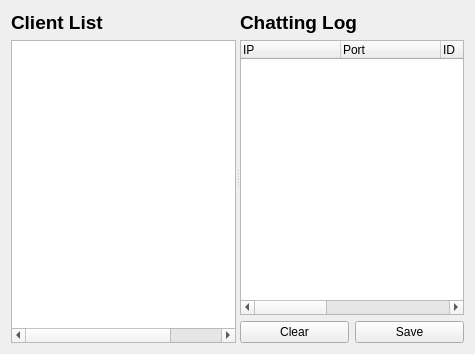
<?xml version="1.0" encoding="UTF-8"?>
<ui version="4.0">
 <class>ChatServerForm</class>
 <widget class="QWidget" name="ChatServerForm">
  <property name="geometry">
   <rect>
    <x>0</x>
    <y>0</y>
    <width>475</width>
    <height>354</height>
   </rect>
  </property>
  <property name="windowTitle">
   <string>Chatting Server</string>
  </property>
  <layout class="QHBoxLayout" name="horizontalLayout_3">
   <item>
    <widget class="QSplitter" name="splitter">
     <property name="orientation">
      <enum>Qt::Horizontal</enum>
     </property>
     <widget class="QWidget" name="layoutWidget">
      <layout class="QVBoxLayout" name="clientListVerticalLayout">
       <item>
        <widget class="QLabel" name="clientListLabel">
         <property name="font">
          <font>
           <pointsize>14</pointsize>
           <bold>true</bold>
          </font>
         </property>
         <property name="text">
          <string>Client List</string>
         </property>
        </widget>
       </item>
       <item>
        <widget class="QTreeWidget" name="clientTreeWidget">
         <property name="selectionBehavior">
          <enum>QAbstractItemView::SelectItems</enum>
         </property>
         <property name="rootIsDecorated">
          <bool>false</bool>
         </property>
         <property name="headerHidden">
          <bool>true</bool>
         </property>
         <column>
          <property name="text">
           <string>Status</string>
          </property>
         </column>
         <column>
          <property name="text">
           <string>Name</string>
          </property>
         </column>
         <column>
          <property name="text">
           <string>Hidden Status</string>
          </property>
         </column>
        </widget>
       </item>
       <item>
        <layout class="QHBoxLayout" name="horizontalLayout"/>
       </item>
      </layout>
     </widget>
     <widget class="QWidget" name="layoutWidget">
      <layout class="QVBoxLayout" name="messageVerticalLayout">
       <item>
        <widget class="QLabel" name="label">
         <property name="font">
          <font>
           <pointsize>14</pointsize>
           <bold>true</bold>
          </font>
         </property>
         <property name="text">
          <string>Chatting Log</string>
         </property>
        </widget>
       </item>
       <item>
        <widget class="QTreeWidget" name="messageTreeWidget">
         <property name="rootIsDecorated">
          <bool>false</bool>
         </property>
         <property name="wordWrap">
          <bool>true</bool>
         </property>
         <column>
          <property name="text">
           <string>IP</string>
          </property>
         </column>
         <column>
          <property name="text">
           <string>Port</string>
          </property>
         </column>
         <column>
          <property name="text">
           <string>ID</string>
          </property>
         </column>
         <column>
          <property name="text">
           <string>Name</string>
          </property>
         </column>
         <column>
          <property name="text">
           <string>Message</string>
          </property>
         </column>
         <column>
          <property name="text">
           <string>Time</string>
          </property>
         </column>
        </widget>
       </item>
       <item>
        <layout class="QHBoxLayout" name="messageLayout">
         <item>
          <widget class="QPushButton" name="clearPushButton">
           <property name="text">
            <string>Clear</string>
           </property>
          </widget>
         </item>
         <item>
          <widget class="QPushButton" name="savePushButton">
           <property name="text">
            <string>Save</string>
           </property>
          </widget>
         </item>
        </layout>
       </item>
      </layout>
     </widget>
    </widget>
   </item>
  </layout>
 </widget>
 <resources/>
 <connections>
  <connection>
   <sender>clearPushButton</sender>
   <signal>clicked()</signal>
   <receiver>messageTreeWidget</receiver>
   <slot>clear()</slot>
   <hints>
    <hint type="sourcelabel">
     <x>270</x>
     <y>295</y>
    </hint>
    <hint type="destinationlabel">
     <x>288</x>
     <y>195</y>
    </hint>
   </hints>
  </connection>
 </connections>
</ui>
